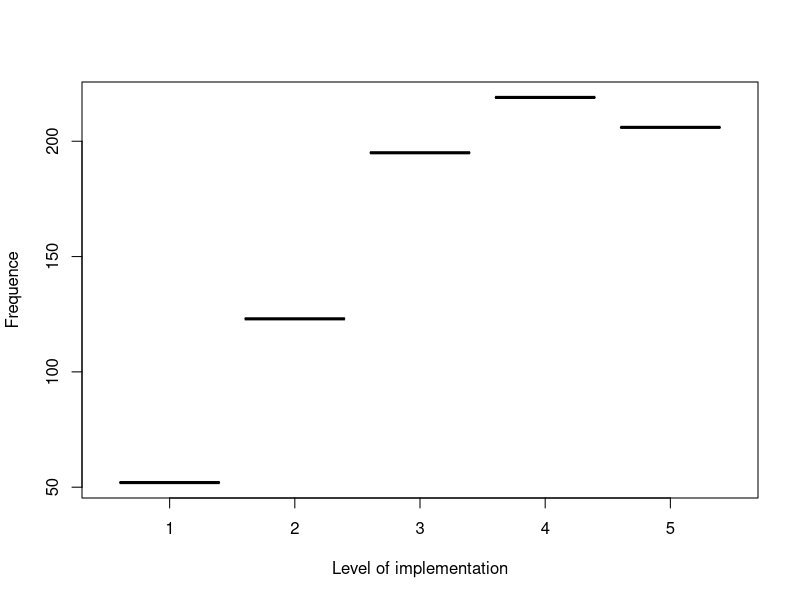
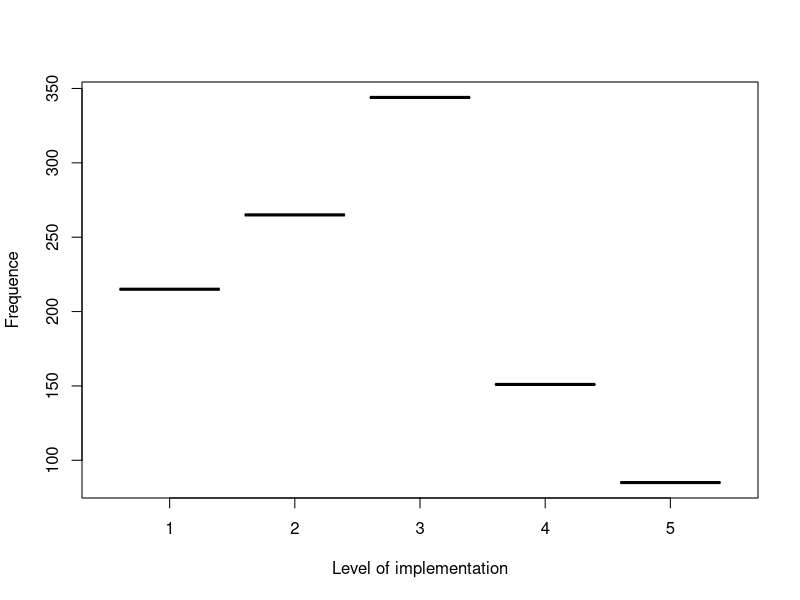
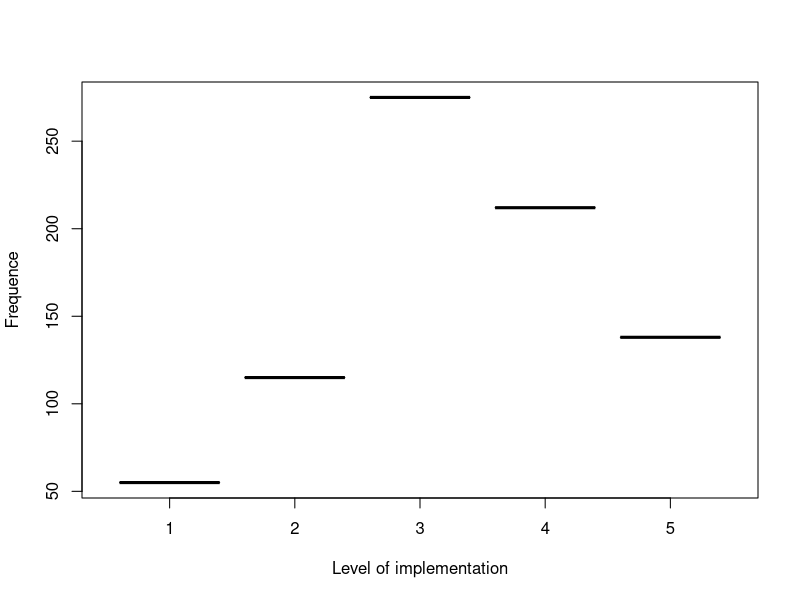
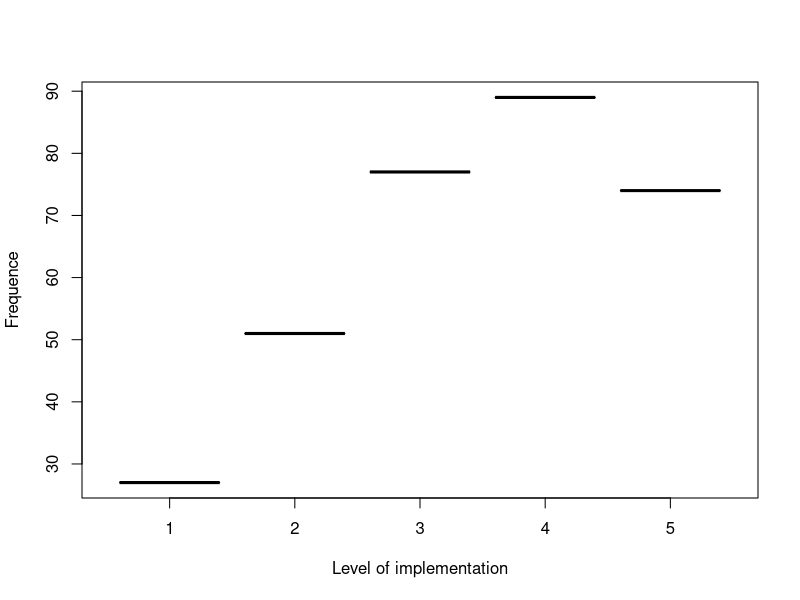
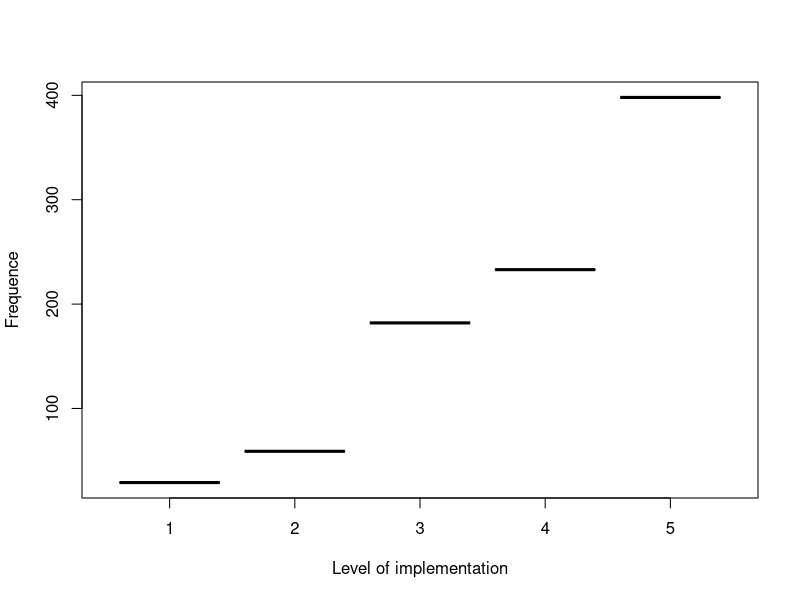
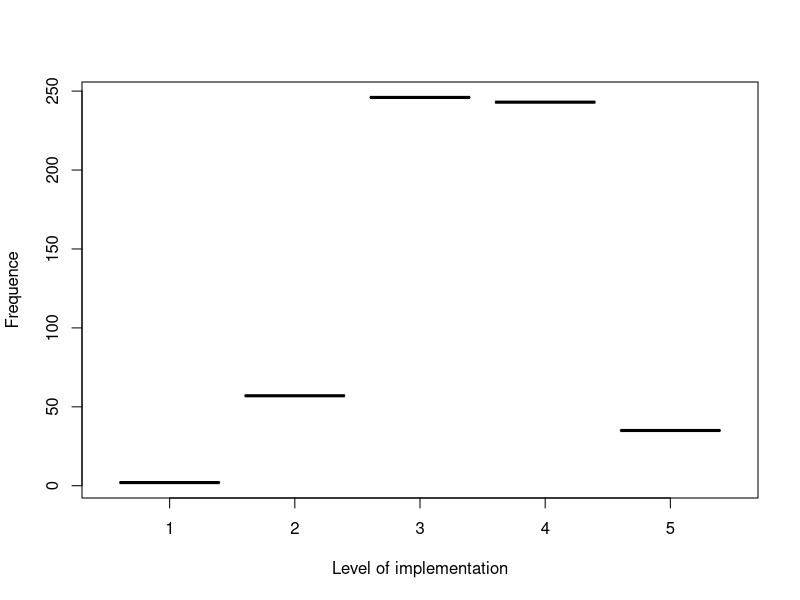
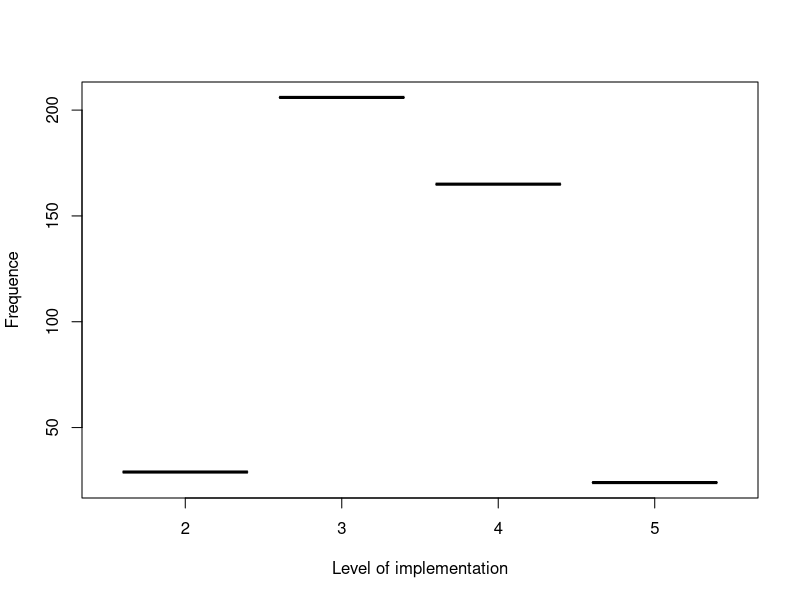
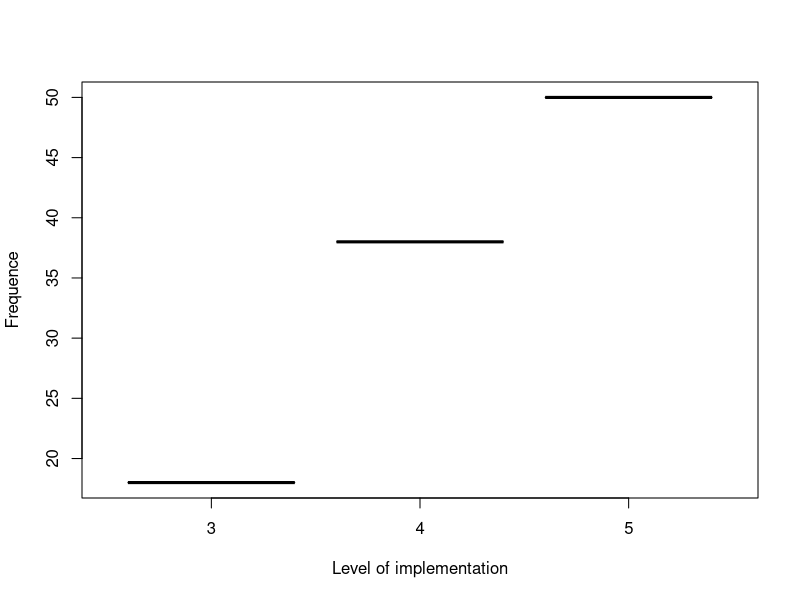

Here is the R script that generated these plots, in order:
## ---- chunk 1
library(readr)
data <- read_csv("data/Green-Supply-Chain-Integration-Survey-Data.csv")
data <- as.data.frame(data)
rownames(data) <- data$URN
data_1<- data[,4:18]
data_2<- data[,21:40]
data_3 <- data[,43:57]
data_4 <- data[,60:65]
data_5 <- data[,68:84]
data_6 <- data[,87:97]
data_7 <- data[,100:107]
data_8 <- data[,112:113]

## ---- chunk 2
library(tidyverse)
plot(as.data.frame(table(unlist(data_1))), xlab("Level of implementation"), ylab("Frequence"))
## ---- chunk 3
library(dplyr)
means <- as.data.frame(round(colMeans(data_1)))
means <- cbind(Q=rownames(means),means)
means
## ---- chunk 4
plot(as.data.frame(table(unlist(data_2))), xlab("Level of implementation"), ylab("Frequence"))
## ---- chunk 5
means_2 <- as.data.frame(round(colMeans(data_2)))
means_2 <- cbind(Q=rownames(means_2),means_2)
means_2
## ---- chunk 6
plot(as.data.frame(table(unlist(data_3))), xlab("Level of implementation"), ylab("Frequence"))
## ---- chunk 7
plot(as.data.frame(table(unlist(data_4))), xlab("Level of implementation"), ylab("Frequence"))
## ---- chunk 8
plot(as.data.frame(table(unlist(data_5))), xlab("Level of implementation"), ylab("Frequence"))
## ---- chunk 9
plot(as.data.frame(table(unlist(data_6))), xlab("Level of implementation"), ylab("Frequence"))
## ---- chunk 10
plot(as.data.frame(table(unlist(data_7))), xlab("Level of implementation"), ylab("Frequence"))
## ---- chunk 11
plot(as.data.frame(table(unlist(data_8))), xlab("Level of implementation"), ylab("Frequence"))
